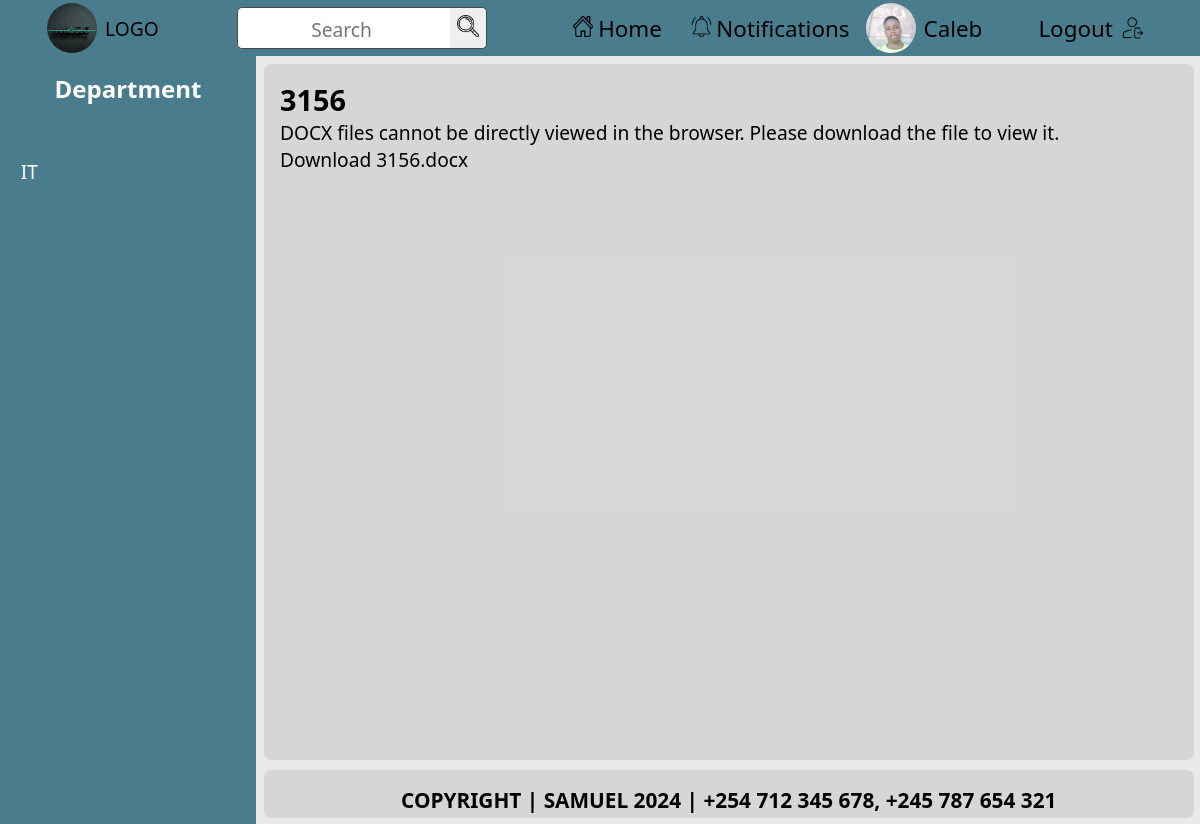
/view_document/2/ (signed in), run on the app's committed database.
### documents/models.py (models this page shows, shortened)
class CustomUser(AbstractUser):
    department = models.ForeignKey(
        Department,
        on_delete=models.SET_NULL,
        null=True,
        blank=True,
        related_name='users'
    )
    nationalID = models.CharField(max_length=20, unique=True, null=True, blank=True)  # Adjust max_length as necessary
    contact_number = models.CharField(max_length=15, unique=True, null=True, blank=True)  # Adjust max_length as necessary
    groups = models.ManyToManyField(
        Group,
        related_name='customuser_set',  # Ensure unique related_name
        blank=True,
    )
    user_permissions = models.ManyToManyField(
        Permission,
        related_name='customuser_set',  # Ensure unique related_name
        blank=True,
    )

class Department(models.Model):
    name = models.CharField(max_length=100)
    created_at = models.DateTimeField(auto_now_add=True)
    created_by = models.ForeignKey(
        'CustomUser',
        on_delete=models.SET_NULL,
        null=True,
        related_name='departments_created'
    )
    updated_at = models.DateTimeField(auto_now=True)

class Document(models.Model):
    file_name = models.CharField(max_length=255)
    file_content = models.BinaryField()
    file_extension = models.CharField(max_length=10, default='.pdf')
    folder = models.ForeignKey(
        Folder,
        on_delete=models.CASCADE,
        related_name='documents',
        null=True,
        blank=True
    )
    created_at = models.DateTimeField(auto_now_add=True)
    created_by = models.ForeignKey(
        CustomUser,
        on_delete=models.SET_NULL,
        null=True,
        related_name='documents_created'
    )
    updated_at = models.DateTimeField(auto_now=True)

### documents/views.py (the view)
# urls.py: path('view_document/<int:document_id>/', views.view_document_content, name='view_document_content'),  # New URL
@login_required
def view_document_content(request, document_id):
    document = get_object_or_404(Document, id=document_id)
    file_content = base64.b64decode(document.file_content)
    content_type = 'application/octet-stream'
    is_pdf = False
    is_image = False
    is_docx = False
    if document.file_extension == '.pdf':
        content_type = 'application/pdf'
        is_pdf = True
    elif document.file_extension in ['.jpg', '.jpeg', '.png']:
        content_type = 'image/jpeg'
        is_image = True
    elif document.file_extension == '.docx':
        content_type = 'application/vnd.openxmlformats-officedocument.wordprocessingml.document'
        is_docx = True
    base64_file_content = base64.b64encode(file_content).decode('utf-8')
    return render(request, 'documents/document_content.html', {
        'document': document,
        'file_content': base64_file_content,
        'content_type': content_type,
        'is_pdf': is_pdf,
        'is_image': is_image,
        'is_docx': is_docx,
    })

### documents/context_processors.py (called while the page is built)
def departments_context(request):
    user_department = None
    if request.user.is_authenticated:
        user_department = request.user.department  # Assuming User model has a 'department' field
    return {
        'user_department': user_department
    }

### documents/templates/documents/document_content.html (shortened to what this page needs)
{% extends 'base.html' %}
{% block content %}
<h1>{{ document.file_name }}</h1>
{% if is_pdf %}
<iframe
  width="100%"
  height="100%"
  frameborder="0"
></iframe>
{% elif is_image %}
<img
  alt="{{ document.file_name }}"
  style="width: 100%; height: 100%; object-fit: contain"
/>
{% elif is_docx %}
<p>
  DOCX files cannot be directly viewed in the browser. Please download the file
  to view it.
</p>
<a
  download="{{ document.file_name }}{{ document.file_extension }}"
  >Download {{ document.file_name }}{{ document.file_extension }}</a
>
{% elif is_docx %}
<div>
  <h2>Document Content:</h2>
  <pre>{{ docx_content }}</pre>
</div>
{% endif %} {% endblock %}

### templates/base.html (shortened to what this page needs)
<!DOCTYPE html>
{% load static %}
<html lang="en">
  <head>
    <link rel="stylesheet" href="{% static 'css/index.css' %}" />
  </head>
  <body>
    <header>
      <a
        href="{% if user.is_superuser %}{% url 'custom_admin_dashboard:admin_dashboard' %}{% else %}{% url 'documents:home' %}{% endif %}"
      >
        <div class="left-row">
          <img
            src="{% static 'images/logo.jpg' %}"
            alt="logo image"
            width="50"
            height="50"
          />
          <span>LOGO</span>
        </div>
      </a>
      <div class="middle-row">
        <form action="{% url 'documents:search' %}" method="get">
          <input type="text" name="q" placeholder="Search" required />
          <button type="submit">
            <img src="{% static 'images/search.png' %} " alt="Search" />
          </button>
        </form>
      </div>
      <div class="right-row">
        <ul>
          <a
            href="{% if user.is_superuser %}{% url 'custom_admin_dashboard:admin_dashboard' %}{% else %}{% url 'documents:home' %}{% endif %}"
          >
            <li>
              <span
                ><img src="{% static 'images/home.png' %}" alt="Home" /></span
              >Home
            </li>
          </a>
          <a href="#">
            <li>
              <span
                ><img
                  src="{% static 'images/notification.png' %}"
                  alt="Notifications" /></span
              >Notifications
            </li>
          </a>
        </ul>
        <a href="#">
          <div class="profile">
            <img
              src="{% static 'images/profile.jpg' %}"
              alt="profile picture"
              width="50"
              height="50"
            />
            <span>{{ user.username }}</span>
          </div>
        </a>
        <a href="{% url 'documents:logout' %}">
          <div class="last">
            <span>Logout</span>
            <img src="{% static 'images/logout.png' %}" alt="Logout" />
          </div>
        </a>
      </div>
    </header>
    <main>
      <section>
        <div class="sidebar">
          <div class="title">
            <h1>Department</h1>
          </div>
          <div class="sidebar-list">
            <nav>
              <ul>
                {% if user.is_authenticated and user.department %}
                <a
                  href="{% url 'documents:department_detail' user.department.id %}"
                >
                  <div class="sidebar-items">
                    <li>{{ user.department.name }}</li>
                  </div>
                </a>
                {% endif %}
              </ul>
            </nav>
          </div>
        </div>
      </section>
      <section>
        <div class="container">
          {% block content %} {% endblock %}
        </div>
      </section>
    </main>
    <footer>
      <div class="endnote">
        <p>COPYRIGHT | SAMUEL 2024 | +254 712 345 678, +245 787 654 321</p>
      </div>
    </footer>
  </body>
</html>

### static/css/index.css (style rules this page uses)
* { margin: 0; padding: 0; box-sizing: border-box; text-decoration: none; font-family: "Segoe UI", Tahoma, Geneva, Verdana, sans-serif; }
a { color: black; }
li { list-style: none; }
body { background-color: hsla(0, 0%, 90%, 0.87); }
header { display: flex; align-items: center; justify-content: space-around; padding: 0.5rem; background-color: hsl(194, 32%, 42%); position: fixed; font-size: 1.2rem; top: 0; left: 0; right: 0; height: 3.5rem; z-index: 100; }
header ul { display: flex; list-style: none; gap: 0.8rem; }
header ul li { font-size: 1.4rem; border-radius: 6px; }
.left-row { display: flex; align-items: center; }
.middle-row form { background-color: white; width: auto; border: 1.5px solid hsl(0, 0%, 28%); border-radius: 5px; }
.middle-row form input { outline: none; border: none; text-align: center; padding: 0.3rem; }
.middle-row form input::placeholder { margin: auto; font-size: 1.2rem; }
.middle-row form button img { width: 1.4rem; height: 1.4rem; }
.middle-row form button { cursor: pointer; padding: 0.4rem; border: none; outline: none; border-top-right-radius: 5px; border-bottom-right-radius: 5px; }
.right-row { display: flex; align-items: center; }
.right-row ul { cursor: pointer; }
.right-row ul li { display: flex; align-items: center; justify-content: center; padding: 0.5rem; }
.right-row ul li img { margin-right: 0.3rem; width: 1.3rem; height: 1.3rem; }
.left-row span { cursor: pointer; }
.left-row img { cursor: pointer; object-fit: cover; margin-right: 0.5rem; width: 50px; height: 50px; border-radius: 50%; }
.last { display: flex; align-items: center; justify-content: center; gap: 0.5rem; margin-left: 3rem; font-size: 1.4rem; border-radius: 6px; padding: 0.5rem; }
.last img { width: 1.5rem; height: 1.5rem; }
.profile { font-size: 1.4rem; border-radius: 6px; margin-left: 0.5rem; display: flex; align-items: center; }
.profile img { object-fit: cover; margin-right: 0.5rem; width: 50px; height: 50px; border-radius: 50%; }
.sidebar { color: white; background-color: hsl(194, 32%, 42%); position: fixed; width: 16rem; top: 3.5rem; bottom: 0; display: flex; flex-direction: column; gap: 1rem; }
.sidebar .title { padding: 1rem; text-align: center; }
.sidebar-items { color: white; margin: 0.5rem; font-size: 1.2rem; border-radius: 5px; padding: 0.8rem; }
.container { overflow-y: auto; font-size: 1.2rem; height: 87vh; width: auto; background-color: hsla(0, 0%, 77%, 0.5); padding: 1rem; margin-top: 4rem; margin-left: 16.5rem; margin-right: 0.4rem; margin-bottom: 4rem; border-radius: 7px; }
.endnote { bottom: 0; right: 0; left: 0; position: fixed; padding: 1rem; font-size: 1.3rem; font-weight: bold; background-color: hsla(0, 0%, 77%, 0.5); height: 3rem; text-align: center; justify-content: center; margin-left: 16.5rem; margin-right: 0.4rem; margin-bottom: 0.4rem; border-radius: 7px; }

### data on the page
CustomUser: username "Caleb", department.name "IT"
Document: file_name "3156", file_extension ".docx"
